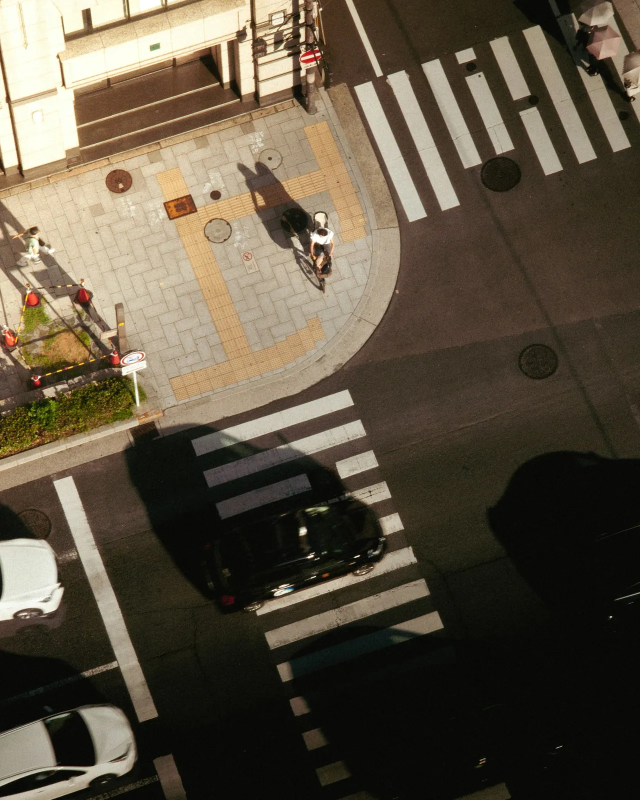
#> input picture seed/media/kruispunt.webp, 1280 x 1600 px, given in place of stroke-red.png, which was not available (shown at 1/2 size)
$ python build-scribbles.py ../seed/media ../seed/media/kruispunt.webp
#> lines starting #> are read from the running program, lines starting #| are printed output that depends on the picture
# Usage: python3 tools/build-scribbles.py . out.json  (needs Pillow; copy the JSON into src/utils/scribbles.ts)
"""Build the drawable scribbles: recolour to brand red, crop, and compute a mask
path (the pen route) that covers all the ink by the end of the stroke."""
import sys, os, math, json
from PIL import Image, ImageDraw
from PIL import ImageChops

root = sys.argv[1]
out_dir = os.path.join(root, "public/assets/scribbles")
B = os.path.join(root, "_brand-assets/Studio 2am - Marker")
RED = (0xFF, 0x2E, 0x17)

SRC = [
    ("line-1", "line", os.path.join(root, "public/assets/scribbles/stroke-red.png"), "zigzag"),
    ("line-2", "line", os.path.join(B, "Lines/LINE-29.png"), "sweep"),
    ("line-3", "line", os.path.join(B, "Lines/LINE-36.png"), "sweep"),
    ("circle-1", "circle", os.path.join(root, "public/assets/scribbles/circle-red.png"), "ring"),
    ("circle-2", "circle", os.path.join(B, "Shapes/Circles/CIRCLE-12.png"), "ring"),
    ("circle-3", "circle", os.path.join(B, "Shapes/Circles/CIRCLE-20.png"), "ring"),
]

def load(path, maxw):
    im = Image.open(path).convert("RGBA")
    a = im.getchannel("A").point(lambda v: 255 if v > 40 else 0)
    x0, y0, x1, y1 = a.getbbox()
    pad = 4
    im = im.crop((max(0, x0 - pad), max(0, y0 - pad), min(im.width, x1 + pad), min(im.height, y1 + pad)))
    if im.width > maxw:
        im = im.resize((maxw, round(im.height * maxw / im.width)), Image.LANCZOS)
    r, g, b = (Image.new("L", im.size, c) for c in RED)
    return Image.merge("RGBA", (r, g, b, im.getchannel("A")))

def coverage(alpha, pts, sw):
    m = Image.new("L", alpha.size, 0)
    d = ImageDraw.Draw(m)
    d.line(pts, fill=255, width=int(sw), joint="curve")
    r = sw / 2
    for p in (pts[0], pts[-1]):
        d.ellipse((p[0] - r, p[1] - r, p[0] + r, p[1] + r), fill=255)
    ink = alpha.point(lambda v: 255 if v > 60 else 0)
    total = ink.histogram()[255]
    both = ImageChops.multiply(ink, m).point(lambda v: 255 if v > 0 else 0).histogram()[255]
    return both / max(1, total)

def ring_points(alpha):
    w, h = alpha.size
    px = alpha.load()
    x0, y0, x1, y1 = alpha.point(lambda v: 255 if v > 60 else 0).getbbox()
    cx, cy = (x0 + x1) / 2, (y0 + y1) / 2
    radii, thick = [], []
    for k in range(72):
        th = math.radians(k * 5)
        rs = []
        for r in range(0, int(math.hypot(w, h) / 2)):
            x, y = int(cx + r * math.cos(th)), int(cy - r * math.sin(th))
            if 0 <= x < w and 0 <= y < h and px[x, y] > 60:
                rs.append(r)
        if rs:
            # the outer band: ink within 45% of the outermost ink on this ray
            rmax = max(rs)
            band = [r for r in rs if r > rmax * 0.55]
            band.sort(); radii.append(float(band[len(band) // 2]))
            thick.append(max(band) - min(band))
        else:
            radii.append(None); thick.append(0)
    # fill gaps
    for i, r in enumerate(radii):
        if r is None:
            radii[i] = next(radii[(i + j) % 72] for j in range(1, 72) if radii[(i + j) % 72] is not None)
    # smooth the route so the pen moves evenly (circular moving average)
    sm = [sum(radii[(i + j) % 72] for j in range(-3, 4)) / 7 for i in range(72)]
    return cx, cy, sm, thick

def build(key, kind, path, mode):
    im = load(path, 900 if kind == "line" else 800)
    alpha = im.getchannel("A")
    w, h = im.size
    if mode == "sweep":
        pts = [(-h * 0.2, h / 2), (w + h * 0.2, h / 2)]
        sw = h * 1.05
    elif mode == "zigzag":
        pts = [(-h * 0.2, h * 0.28), (w * 1.02, h * 0.28), (w * 1.02, h * 0.72), (-h * 0.2, h * 0.72)]
        sw = h * 0.6
    else:
        cx, cy, radii, thick = ring_points(alpha)
        start = 60  # upper right, then anticlockwise like a hand-drawn circle
        pts = []
        for s in range(0, 72 + 12):  # a bit more than one turn: the overlap
            k = (start // 5 + s) % 72
            th = math.radians(k * 5)
            r = radii[k]
            pts.append((cx + r * math.cos(th), cy - r * math.sin(th)))
        sw = max(thick) * 1.0
    # widen the pen until (almost) all the ink is revealed by the end
    c = coverage(alpha, pts, sw)
    while c < 0.995 and sw < max(w, h):
        sw *= 1.08
        c = coverage(alpha, pts, sw)
    name = f"{key}.png"
    im.save(os.path.join(out_dir, name), optimize=True)
    d = "M" + " L".join(f"{x:.1f} {y:.1f}" for x, y in pts)
    return {"key": key, "kind": kind, "src": f"/assets/scribbles/{name}", "w": w, "h": h, "d": d, "sw": round(sw, 1), "coverage": round(c, 4)}

res = [build(*s) for s in SRC]
#> in load, `a = im.getchannel("A").point(lambda v: 255 if v > 40 else 0)`: a: PIL image 1280x1600 L; every value is 255
#> in load, `x0, y0, x1, y1 = a.getbbox()`: x0 = 0; x1 = 1280; y1 = 1600
#> in load, `r, g, b = (Image.new("L", im.size, c) for c in RED)`: r: PIL image 900x1125 L; every value is 255
#> in load, `r, g, b = (Image.new("L", im.size, c) for c in RED)`: g: PIL image 900x1125 L; every value is 46
#> in load, `r, g, b = (Image.new("L", im.size, c) for c in RED)`: b: PIL image 900x1125 L; every value is 23
#> in load, `return Image.merge("RGBA", (r, g, b, im.getchannel("A")))`:
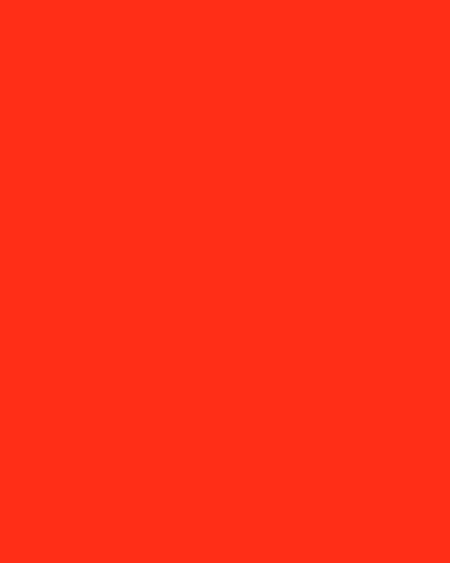
#> returned value: PIL image 900x1125 RGBA (shown at 1/2 size); mean R, G, B, A 255, 46, 23, 255
#> in coverage, `m = Image.new("L", alpha.size, 0)`: m: PIL image 900x1125 L; every value is 0
#> the loop in coverage, `for p in (pts[0], pts[-1]):` made 2 passes
#> p on passes 1 to 2: (-225, 315), (-225, 810)
#> in coverage, `total = ink.histogram()[255]`: total = 1012500
#> in build, `c = coverage(alpha, pts, sw)`: c = 1
#> after the loop in build, `while c < 0.995 and sw < max(w, h):`: sw = 675
#> call 2 of load, with maxw = 900
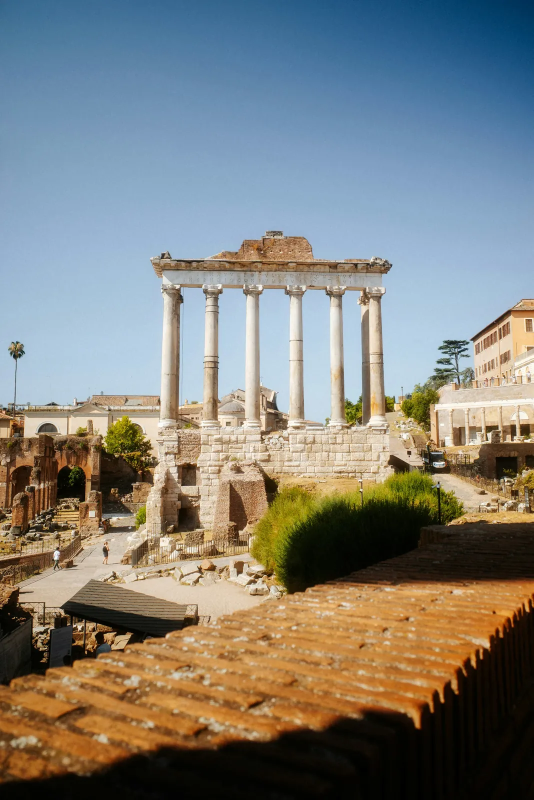
#> input picture seed/media/op-locatie.webp, 1067 x 1600 px, given in place of LINE-29.png, which was not available (shown at 1/2 size)
#> in load (call 2), `a = im.getchannel("A").point(lambda v: 255 if v > 40 else 0)`: a: PIL image 1067x1600 L; every value is 255
#> in load (call 2), `x0, y0, x1, y1 = a.getbbox()`: x1 = 1067
#> in load (call 2), `r, g, b = (Image.new("L", im.size, c) for c in RED)`: r: PIL image 900x1350 L; every value is 255
#> in load (call 2), `r, g, b = (Image.new("L", im.size, c) for c in RED)`: g: PIL image 900x1350 L; every value is 46
#> in load (call 2), `r, g, b = (Image.new("L", im.size, c) for c in RED)`: b: PIL image 900x1350 L; every value is 23
#> in load (call 2), `return Image.merge("RGBA", (r, g, b, im.getchannel("A")))`:
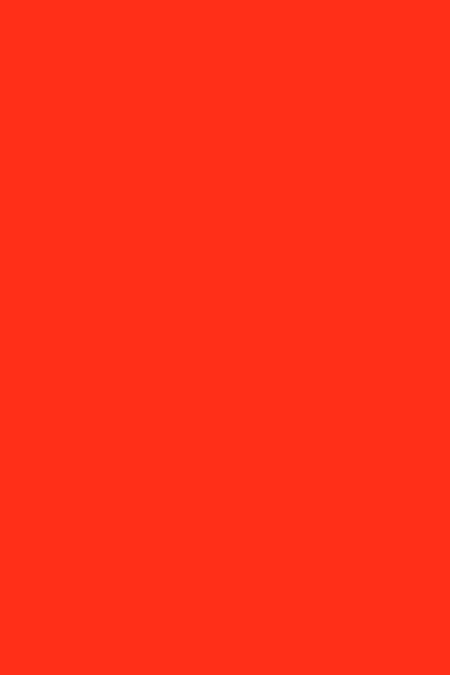
#> returned value: PIL image 900x1350 RGBA (shown at 1/2 size); mean R, G, B, A 255, 46, 23, 255
#> in coverage (call 2), `m = Image.new("L", alpha.size, 0)`: m: PIL image 900x1350 L; every value is 0
#> the loop in coverage (call 2), `for p in (pts[0], pts[-1]):` made 2 passes
#> p on passes 1 to 2: (-270, 675), (1170, 675)
#> (the run stopped early here; a loop or call above may not have finished)
